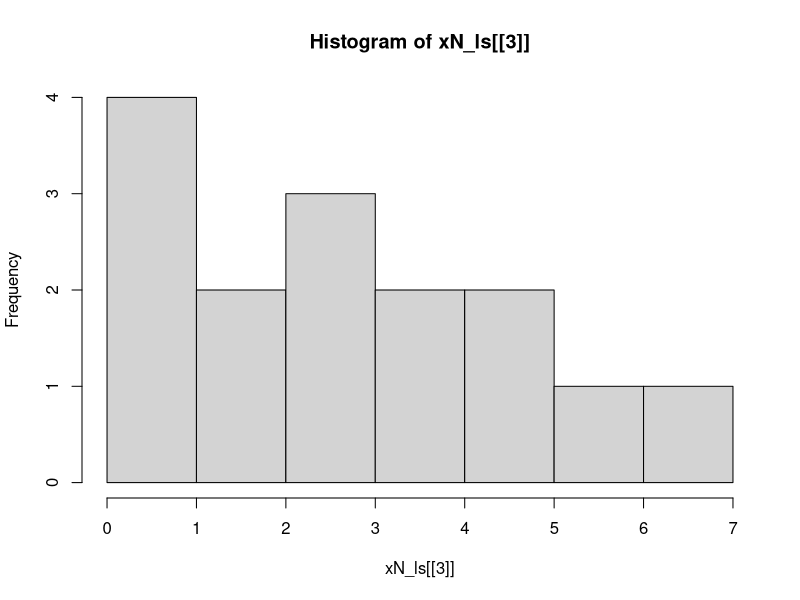
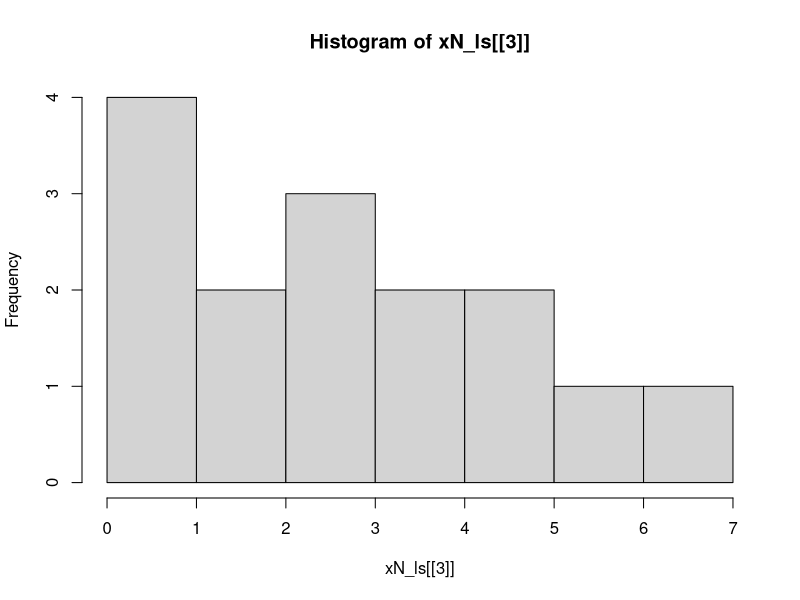
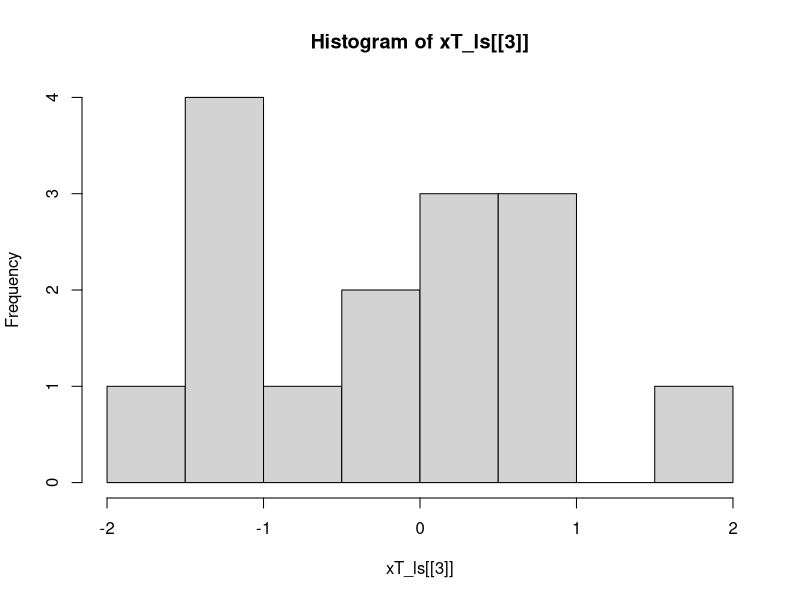
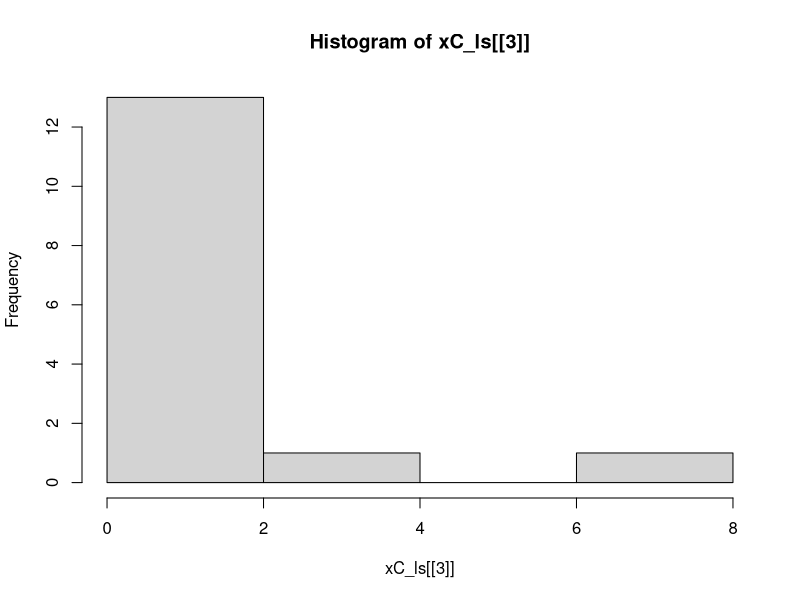
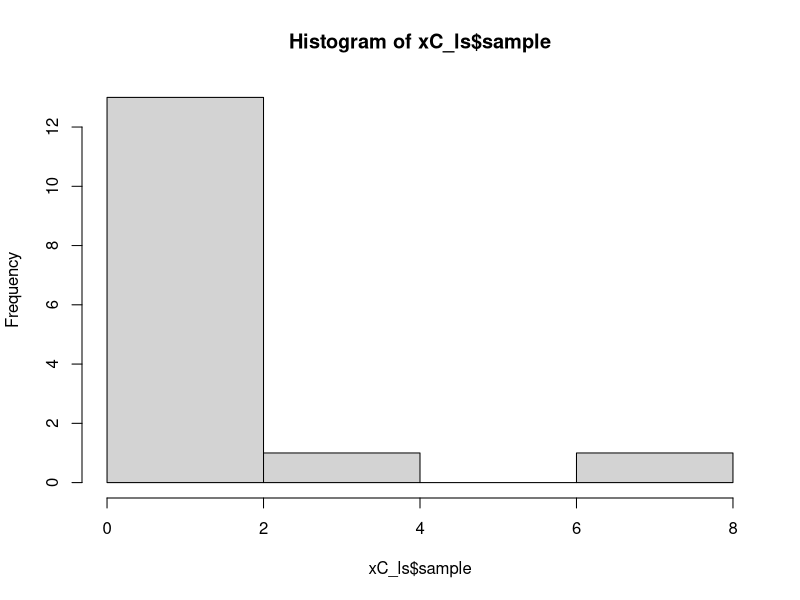
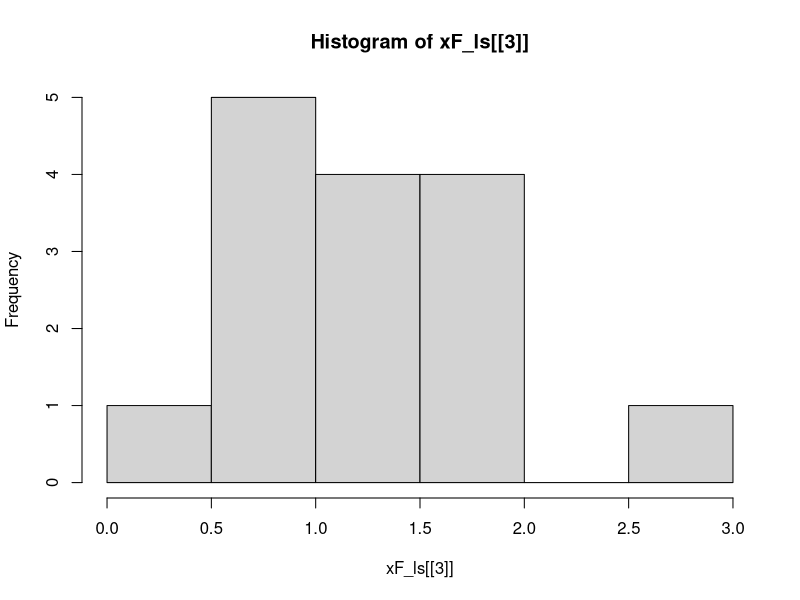
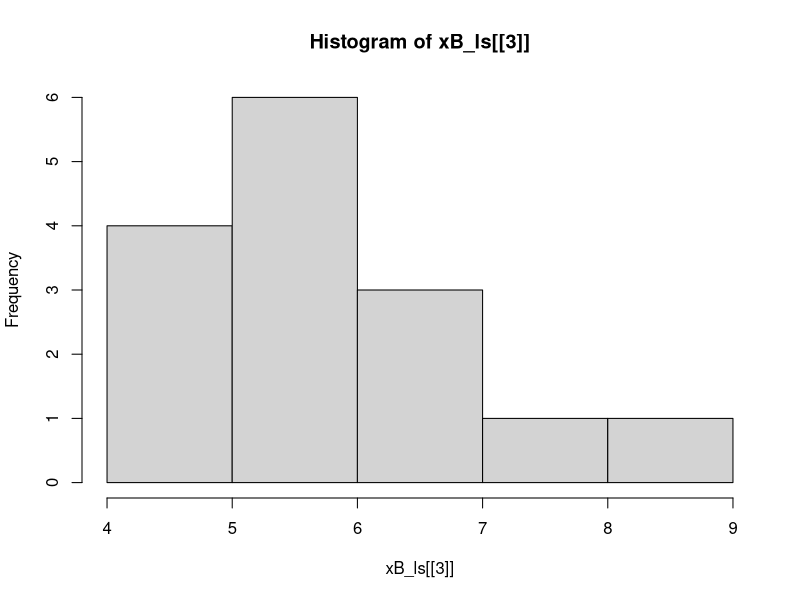
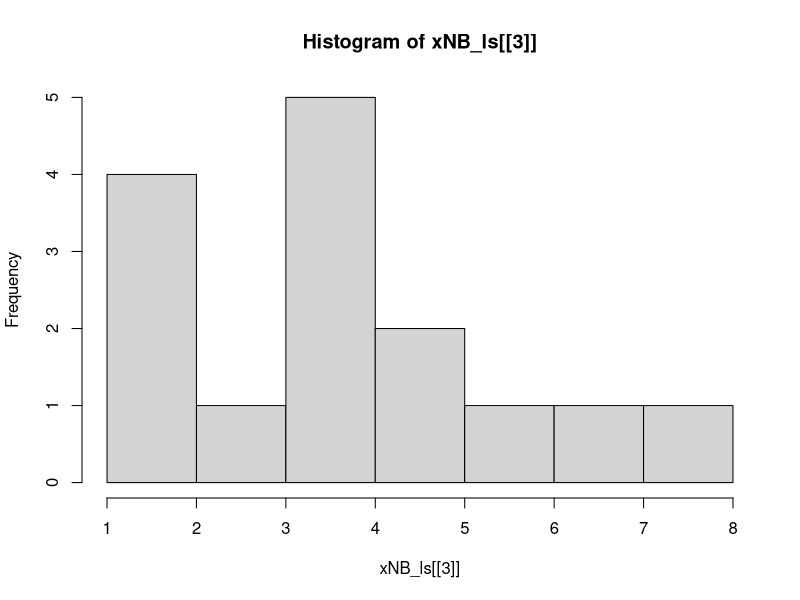

Recreate these plots in R, in order.
## ---- chunk 1
knitr::opts_chunk$set(echo = TRUE)
## ---- chunk 2
xN_ls <- list(
  distName = "Normal", 
  parameters = c(mean = 2, variance = 5), 
  sample = rnorm(n = 15, mean = 2, sd = sqrt(5))
  )
xN_ls[["histogram"]] <- hist(xN_ls[[3]])
## ---- chunk 3
xN_ls[1:2]
plot(xN_ls[[4]])
## ---- chunk 4
summary(xN_ls[[3]])
var(xN_ls[[3]])
## ---- chunk 5
ttest_N <- t.test(
  x = xN_ls$sample,
  alternative = "two.sided",
  mu = xN_ls[[2]][[1]]
)
ttest_N$statistic
ttest_N$p.value
critVal_N <- qt(0.975, df = 15 - 1)
abs(ttest_N$statistic) > critVal_N
xN_ls$pVal <- ttest_N$p.value
xN_ls$testStat <- ttest_N$statistic
xN_ls$critVal <- critVal_N
xN_ls$decision <- "Fail to Reject the Hypothesis that the True Mean Equals 2"
xN_ls
## ---- chunk 6
set.seed(1234)
xT_ls <- list(
  distName = "Student's T-distribution", 
  parameters = c(mean = 0, df = 4), 
  sample = rt(n = 15, df = 4)
  )
xT_ls[["histogram"]] <- hist(xT_ls[[3]])
## ---- chunk 7
ttest_T <- t.test(
  x = xT_ls$sample,
  alternative = "two.sided",
  mu = xT_ls[[2]][[1]]
)
ttest_T$statistic
ttest_T$p.value
critVal_T <- qt(0.975, df = 15 - 1)
abs(ttest_T$statistic) > critVal_T
xT_ls$pVal <- ttest_T$p.value
xT_ls$testStat <- ttest_T$statistic
xT_ls$critVal <- critVal_T
xT_ls$decision <- "Fail to Reject the Hypothesis that the True Mean Equals 2"
xT_ls
## ---- chunk 8
set.seed(1234)
xC_ls <- list(
  dist   = "Chi-Squared",
  params = c(df = 2),
  sample = rchisq(n = 15, df = 2)
)
xC_ls[["histogram"]] <- hist(xC_ls[[3]])
## ---- chunk 9
hist(xC_ls$sample)
ttest_C <- t.test(
  x = xC_ls$sample,
  alternative = "two.sided",
  mu = xC_ls$params
)
ttest_C$statistic
ttest_C$p.value
critVal_C <- qt(0.975, df = 15 - 1)
abs(ttest_C$statistic) > critVal_C
xC_ls$pVal <- ttest_C$p.value
xC_ls$testStat <- ttest_C$statistic
xC_ls$critVal <- critVal_C
xC_ls$decision <- "Fail to Reject the Hypothesis that the True Mean Equals 2"
xC_ls
## ---- chunk 10
set.seed(1234)
xF_ls <- list(
  distName = "F distribution", 
  parameters = c(mean = 1.2, df1 = 90, df2 = 12), 
  sample = rf(n = 15, df1 = 90, df2 = 12)
  )
xF_ls[["histogram"]] <- hist(xF_ls[[3]])
## ---- chunk 11
ttest_F <- t.test(
  x = xF_ls$sample,
  alternative = "two.sided",
  mu = xF_ls[[2]][[1]]
)
ttest_F$statistic
ttest_F$p.value
critVal_F <- qt(0.975, df = 15 - 1)
abs(ttest_F$statistic) > critVal_F
xF_ls$pVal <- ttest_F$p.value
xF_ls$testStat <- ttest_F$statistic
xF_ls$critVal <- critVal_F
xF_ls$decision <- "Fail to Reject the Hypothesis that the True Mean Equals 1.2"
xF_ls
## ---- chunk 12
set.seed(1234)
xB_ls <- list(
  distName = "Binomial distribution", 
  parameters = c(mean = 6, size = 9, prob = (2/3)), 
  sample = rbinom(n = 15, size = 9, prob = (2/3))
  )
xB_ls[["histogram"]] <- hist(xB_ls[[3]])
## ---- chunk 13
ttest_B <- t.test(
  x = xB_ls$sample,
  alternative = "two.sided",
  mu = xB_ls[[2]][[1]]
)
ttest_B$statistic
ttest_B$p.value
critVal_B <- qt(0.975, df = 15 - 1)
abs(ttest_B$statistic) > critVal_B
xB_ls$pVal <- ttest_B$p.value
xB_ls$testStat <- ttest_B$statistic
xB_ls$critVal <- critVal_B
xB_ls$decision <- "Fail to Reject the Hypothesis that the True Mean Equals 6"
xB_ls
## ---- chunk 14
set.seed(1234)
xNB_ls <- list(
  distName = "Negative Binomial distribution", 
  parameters = c(mean = 5, size = 5, prob = 0.5), 
  sample = rnbinom(n = 15, size = 5, prob = 0.5)
  )
xNB_ls[["histogram"]] <- hist(xNB_ls[[3]])
## ---- chunk 15
ttest_NB <- t.test(
  x = xNB_ls$sample,
  alternative = "two.sided",
  mu = xNB_ls[[2]][[1]]
)
ttest_NB$statistic
ttest_NB$p.value
critVal_NB <- qt(0.975, df = 15 - 1)
abs(ttest_NB$statistic) > critVal_NB
xNB_ls$pVal <- ttest_NB$p.value
xNB_ls$testStat <- ttest_NB$statistic
xNB_ls$critVal <- critVal_NB
xNB_ls$decision <- "Fail to Reject the Hypothesis that the True Mean Equals 5"
xNB_ls
## ---- chunk 16
set.seed(1234)
xP_ls <- list(
  distName = "Poisson distribution", 
  parameters = c(lambda = 3), 
  sample = rpois(n = 15, lambda = 3)
  )
xP_ls[["histogram"]] <- hist(xP_ls[[3]])
## ---- chunk 17
ttest_P <- t.test(
  x = xP_ls$sample,
  alternative = "two.sided",
  mu = xP_ls[[2]][[1]]
)
ttest_P$statistic
ttest_P$p.value
critVal_P <- qt(0.975, df = 15 - 1)
abs(ttest_P$statistic) > critVal_P
xP_ls$pVal <- ttest_P$p.value
xP_ls$testStat <- ttest_P$statistic
xP_ls$critVal <- critVal_P
xP_ls$decision <- "Fail to Reject the Hypothesis that the True Mean Equals 3"
xP_ls
